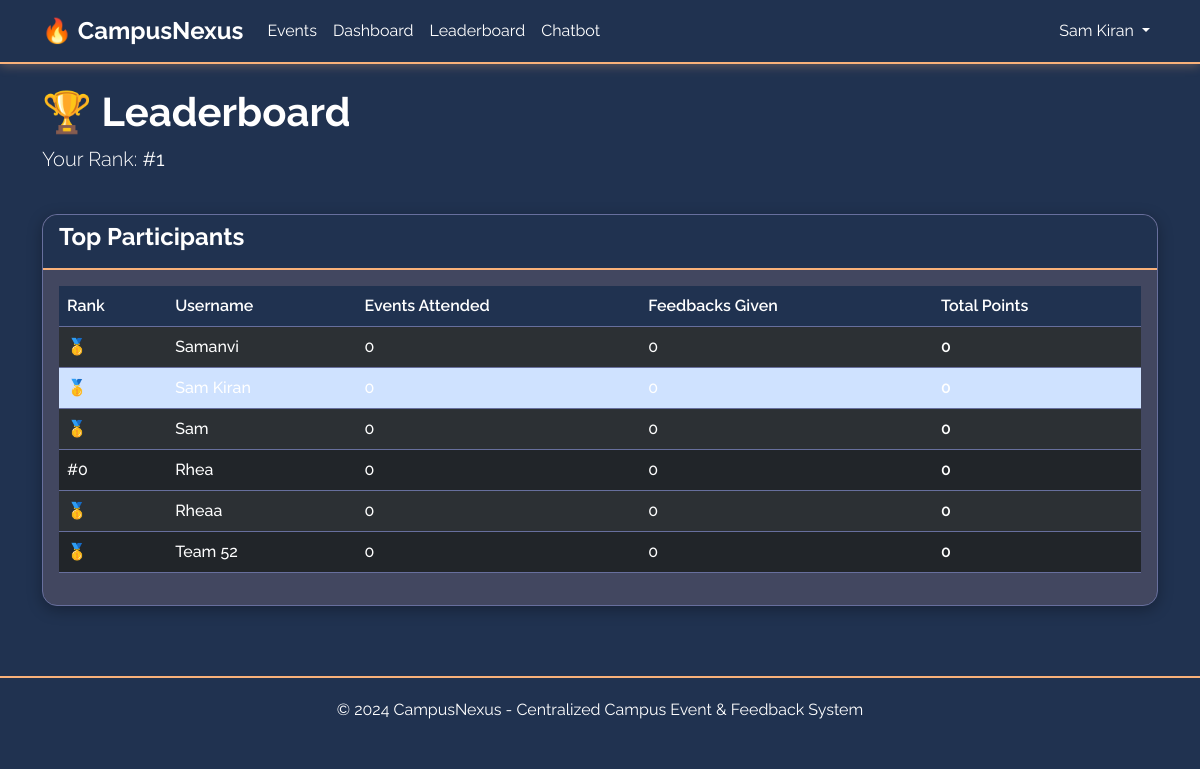
Screenshot of /dashboard/leaderboard/ (signed in) with the database file from the repository.
### users/models.py (models this page shows, shortened)
class User(AbstractUser):
    ROLE_CHOICES = [
        ('student', 'Student'),
        ('admin', 'Admin'),
        ('organizer', 'Organizer'),
    ]
    role = models.CharField(max_length=20, choices=ROLE_CHOICES, default='student')
    email = models.EmailField(unique=True, validators=[EmailValidator(), validate_college_email])
    department = models.CharField(max_length=100, blank=True)
    student_id = models.CharField(max_length=50, unique=True, null=True, blank=True)
    phone_number = models.CharField(max_length=15, blank=True)
    profile_picture = models.ImageField(upload_to='profiles/', null=True, blank=True)
    created_at = models.DateTimeField(auto_now_add=True)
    updated_at = models.DateTimeField(auto_now=True)
    is_verified = models.BooleanField(default=False)
    class Meta:
        db_table = 'users'
        verbose_name = 'User'
        verbose_name_plural = 'Users'
    def is_student(self):
        return self.role == 'student'

class Leaderboard(models.Model):
    user = models.ForeignKey(User, on_delete=models.CASCADE, related_name='leaderboard_entries')
    total_events_attended = models.IntegerField(default=0)
    total_feedback_given = models.IntegerField(default=0)
    total_points = models.IntegerField(default=0)
    rank = models.IntegerField(default=0)
    updated_at = models.DateTimeField(auto_now=True)
    class Meta:
        db_table = 'leaderboard'
        ordering = ['-total_points', '-total_events_attended']

### dashboard/views.py (the view)
# urls.py: path('leaderboard/', views.leaderboard_view, name='leaderboard'),
@login_required
def leaderboard_view(request):
    leaderboard = Leaderboard.objects.select_related('user').order_by('-total_points', '-total_events_attended')[:100]
    try:
        user_leaderboard = Leaderboard.objects.get(user=request.user)
        user_rank = Leaderboard.objects.filter(
            Q(total_points__gt=user_leaderboard.total_points) |
            (Q(total_points=user_leaderboard.total_points) & Q(total_events_attended__gt=user_leaderboard.total_events_attended))
        ).count() + 1
    except Leaderboard.DoesNotExist:
        user_rank = None
    context = {
        'leaderboard': leaderboard,
        'user_rank': user_rank,
    }
    return render(request, 'dashboard/leaderboard.html', context)

### templates/dashboard/leaderboard.html (shortened to what this page needs)
{% extends 'base.html' %}
{% block content %}
<div class="row mb-4">
    <div class="col-12">
        <h1>🏆 Leaderboard</h1>
        {% if user_rank %}
        <p class="lead">Your Rank: <strong>#{{ user_rank }}</strong></p>
        {% endif %}
    </div>
</div>
<div class="row">
    <div class="col-12">
        <div class="card">
            <div class="card-header">
                <h4>Top Participants</h4>
            </div>
            <div class="card-body">
                <table class="table table-dark table-striped">
                    <thead>
                        <tr>
                            <th>Rank</th>
                            <th>Username</th>
                            <th>Events Attended</th>
                            <th>Feedbacks Given</th>
                            <th>Total Points</th>
                        </tr>
                    </thead>
                    <tbody>
                        {% for entry in leaderboard %}
                        <tr {% if entry.user == user %}class="table-primary"{% endif %}>
                            <td>
                                {% if entry.rank == 1 %}🥇
                                {% elif entry.rank == 2 %}🥈
                                {% elif entry.rank == 3 %}🥉
                                {% else %}#{{ entry.rank }}
                                {% endif %}
                            </td>
                            <td>{{ entry.user.username }}</td>
                            <td>{{ entry.total_events_attended }}</td>
                            <td>{{ entry.total_feedback_given }}</td>
                            <td><strong>{{ entry.total_points }}</strong></td>
                        </tr>
                        {% endfor %}
                    </tbody>
                </table>
            </div>
        </div>
    </div>
</div>
{% endblock %}

### templates/base.html (shortened to what this page needs)
<!DOCTYPE html>
<html lang="en">
<head>
    <link href="https://cdn.jsdelivr.net/npm/bootstrap@5.3.0/dist/css/bootstrap.min.css" rel="stylesheet">
    <link href="https://cdn.jsdelivr.net/npm/fullcalendar@5.11.5/main.min.css" rel="stylesheet">
</head>
<body>
    <nav class="navbar navbar-expand-lg navbar-dark">
        <div class="container">
            <a class="navbar-brand" href="{% url 'users:home' %}">🔥 CampusNexus</a>
            <div class="collapse navbar-collapse" id="navbarNav">
                <ul class="navbar-nav me-auto">
                    <li class="nav-item">
                        <a class="nav-link" href="{% url 'events:event_list' %}">Events</a>
                    </li>
                    {% if user.is_authenticated %}
                        {% if user.is_student %}
                            <li class="nav-item">
                                <a class="nav-link" href="{% url 'dashboard:student_dashboard' %}">Dashboard</a>
                            </li>
                            <li class="nav-item">
                                <a class="nav-link" href="{% url 'dashboard:leaderboard' %}">Leaderboard</a>
                            </li>
                        {% endif %}
                        <li class="nav-item">
                            <a class="nav-link" href="{% url 'chatbot:chatbot' %}">Chatbot</a>
                        </li>
                    {% endif %}
                </ul>
                <ul class="navbar-nav">
                    {% if user.is_authenticated %}
                        <li class="nav-item dropdown">
                            <a class="nav-link dropdown-toggle" href="#" id="navbarDropdown" role="button" data-bs-toggle="dropdown">
                                {{ user.username }}
                            </a>
                        </li>
                    {% endif %}
                </ul>
            </div>
        </div>
    </nav>
    <main class="container my-4">
        {% block content %}{% endblock %}
    </main>
    <footer class="footer">
        <div class="container text-center">
            <p class="mb-0">&copy; 2024 CampusNexus - Centralized Campus Event & Feedback System</p>
        </div>
    </footer>
</body>
</html>

### templates/base.html (style rules this page uses)
:root { --white: #ffffff; --light-blue-grey: #676F9D; --medium-blue-grey: #424760; --dark-blue-grey: #203250; --orange: #f9b17a; --text-black: #212529; }
body { background: var(--dark-blue-grey); color: var(--white); font-family: 'Raleway', 'Segoe UI', Tahoma, Geneva, Verdana, sans-serif; min-height: 100vh; }
.navbar { background: var(--dark-blue-grey); border-bottom: 2px solid var(--orange); box-shadow: 0 2px 10px rgba(249, 177, 122, 0.3); }
.navbar-brand { color: #ffffff !important; font-weight: bold; font-size: 1.5rem; }
.navbar-nav .nav-link { color: #ffffff !important; transition: color 0.3s; }
.card { background: var(--medium-blue-grey); border: 1px solid var(--light-blue-grey); border-radius: 15px; box-shadow: 0 4px 15px rgba(0, 0, 0, 0.3); color: var(--white); margin-bottom: 20px; }
.card-body { color: var(--white) !important; }
.card-body strong { color: var(--white) !important; font-weight: 600; }
.card-header { background: var(--dark-blue-grey); color: var(--white); border-bottom: 2px solid var(--orange); border-radius: 15px 15px 0 0 !important; font-weight: 600; }
.footer { background: var(--dark-blue-grey); border-top: 2px solid var(--orange); padding: 20px 0; margin-top: 50px; }
.card { color: var(--white); }
.card p, .card li, .card span, .card div, .card h1, .card h2, .card h3, .card h4, .card h5, .card h6 { color: var(--white) !important; }
.card-title, .card-header h3, .card-header h4 { color: #fff !important; }
.table-dark { background: var(--medium-blue-grey) !important; color: var(--white) !important; }
.table-dark th, .table-dark td { color: var(--white) !important; font-weight: 500; border-color: var(--light-blue-grey) !important; }
.table-dark thead th { background: var(--dark-blue-grey) !important; color: var(--white) !important; font-weight: 600 !important; }
.table-dark tbody tr { background: var(--medium-blue-grey) !important; }
.table-dark tbody tr.table-primary { background: rgba(249, 177, 122, 0.2) !important; color: var(--white) !important; }
main.container { color: #ffffff; }
main.container h1, main.container h2, main.container h3, main.container h4, main.container h5, main.container h6 { color: #ffffff !important; font-weight: bold; }
main.container p, main.container li, main.container span { color: #ffffff; }
main p, main li, main span, main div:not(.card):not(.alert) { color: #ffffff; }
a { color: var(--orange) !important; font-weight: 500; }

### rows the page displays
User: username "Sam Kiran"
Leaderboard: user.username "Samanvi", total_events_attended "0", total_feedback_given "0", total_points "0"
Leaderboard: user.username "Sam Kiran", total_events_attended "0", total_feedback_given "0", total_points "0"
Leaderboard: user.username "Sam", total_events_attended "0", total_feedback_given "0", total_points "0"
Leaderboard: rank "0", user.username "Rhea", total_events_attended "0", total_feedback_given "0", total_points "0"
Leaderboard: user.username "Rheaa", total_events_attended "0", total_feedback_given "0", total_points "0"
Leaderboard: user.username "Team 52", total_events_attended "0", total_feedback_given "0", total_points "0"

### other values shown
{{ user_rank }} "1"
